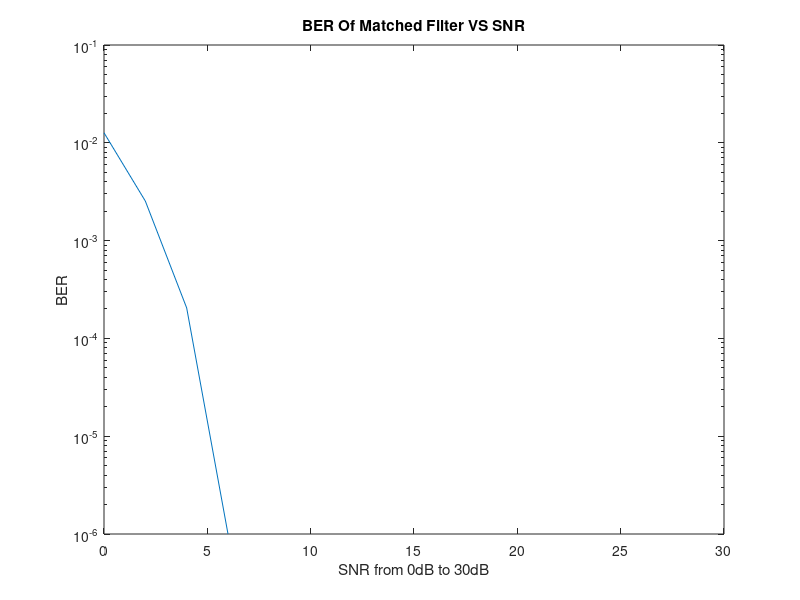
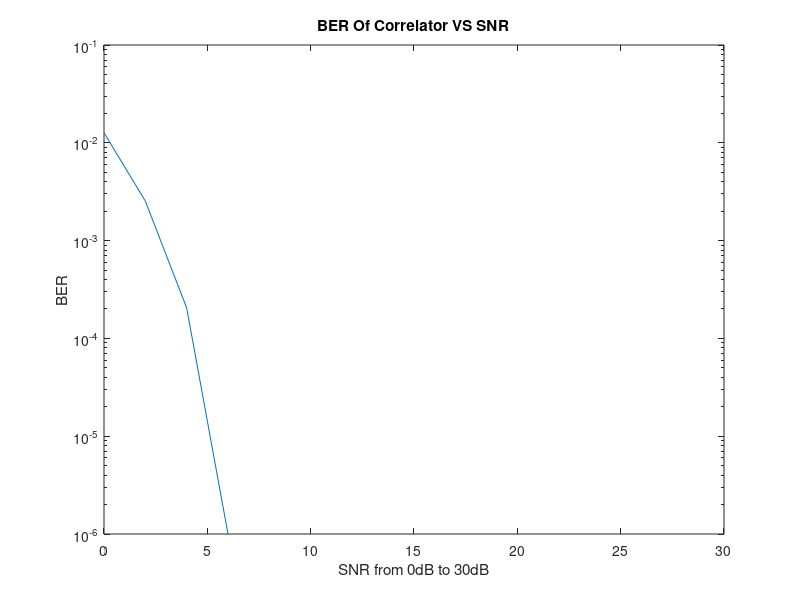
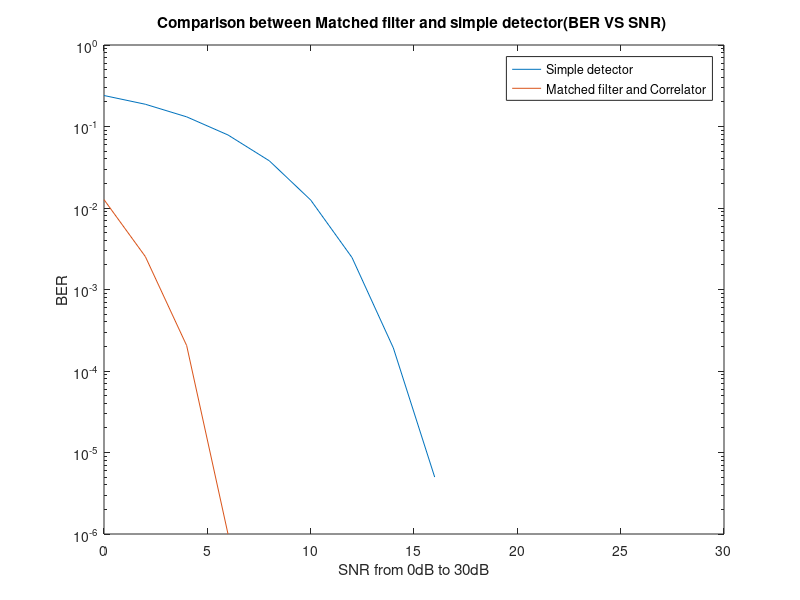

The MATLAB source for these figures, in order:
x = randi([0 1],1,(10^6));  
SNR = 0:2:30;               
m = 10;
sampling_number = 10;
threshold=5*sqrt(1/10);
%x_waveform = nan(1,10^7);
%for i=1:length(x)
 %   for j=1:length(x)
  %      if (i ~= j)
   %         x_waveform(i) = [x(i) x(j)];
    %    end
   % end
% end
x_waveform=reshape(repmat(x,m,1),1,[]).*sqrt(1/10);  %reapeat matrix m 10 times then reshaping it to 1*10^7 vector
Average_power = ((1/10^7) * sum(x_waveform.^2)) % Average power of transimtter
for i=1:length(SNR)         % Looping on the SNR values
    Rx_sequence=awgn(x_waveform, SNR(i),'measured' );    %Apply noise to the signal
    Rx_sequence=reshape(Rx_sequence,10,[]);
    ten_1s = ones(sampling_number,1); % needed for the next line
    hMF = conv2(Rx_sequence,ten_1s,'valid'); % equivelant to hMF = c*(s1(T-t)-s2(T-t))
    ret_conv = hMF>=threshold; % Get 1's and 0's
    [number1,ratio1]=biterr(ret_conv,x);  % Calculates number of errors and its ratio
    BER_conv(i) = ratio1;
    g=ones(10,1); %g=s1
    gF=(Rx_sequence'*g)'; %multiplying received signal element by element and add resultant samples together
    ret_corr=gF>=threshold; % Get 1's and 0's
    [number2,ratio2] = biterr(ret_corr,x);  % Calculates number of errors and its ratio
    BER_cor(i)= ratio2; % Assign the probability of error of each SNR in matrix for correlator
end
% first Experiment
for i=1:length(SNR)         % Looping on the SNR values
    Rx_sequence=awgn( x, SNR(i),'measured' );    %Apply noise to the signal
    Rx_new=real(Rx_sequence)>0.5;       % Comparing signal+noise to threshhold to compute received signal
    [number,ratio] = biterr(x,Rx_new);  % Calculates number of errors and its ratio
    BER(i)= ratio;                     % Assign the probability of error of each SNR in matrix
end

%%% plots
semilogy(SNR,BER_conv)  %Plot the BER curve against SNR
xlim([0 30])
title('BER Of Matched Filter VS SNR');
xlabel('SNR from 0dB to 30dB');
ylabel('BER');

figure
semilogy(SNR,BER_cor)  %Plot the BER curve against SNR
xlim([0 30])
title('BER Of Correlator VS SNR');
xlabel('SNR from 0dB to 30dB');
ylabel('BER');
figure

semilogy(SNR,[BER(1:16)'  BER_conv'])%Plot the BER curve against SNR
legend('Simple detector','Matched filter and Correlator')
xlim([0 30])
title('Comparison between Matched filter and simple detector(BER VS SNR) ');
xlabel('SNR from 0dB to 30dB');
ylabel('BER')

